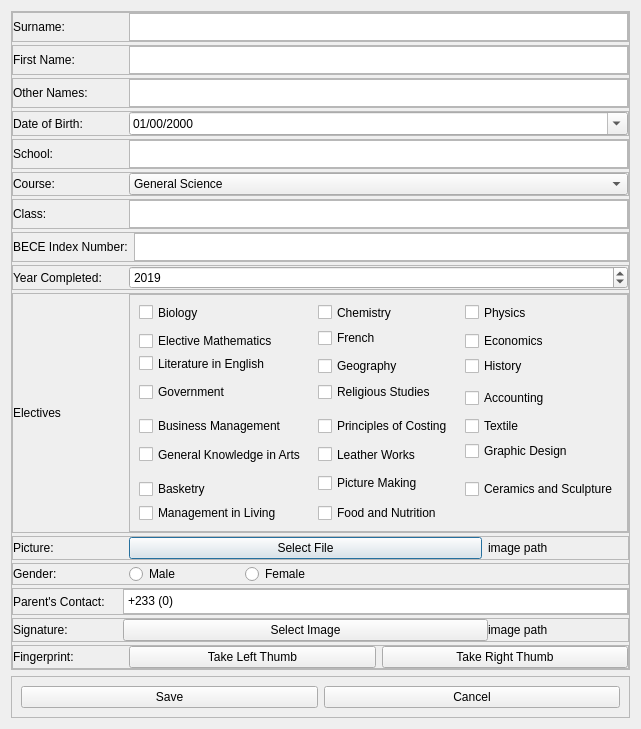
<?xml version="1.0" encoding="UTF-8"?>
<ui version="4.0">
 <class>Dialog</class>
 <widget class="QDialog" name="Dialog">
  <property name="geometry">
   <rect>
    <x>0</x>
    <y>0</y>
    <width>597</width>
    <height>729</height>
   </rect>
  </property>
  <property name="windowTitle">
   <string>Dialog</string>
  </property>
  <layout class="QVBoxLayout" name="verticalLayout">
   <item>
    <widget class="QFrame" name="frame">
     <property name="frameShape">
      <enum>QFrame::StyledPanel</enum>
     </property>
     <property name="frameShadow">
      <enum>QFrame::Raised</enum>
     </property>
     <layout class="QVBoxLayout" name="verticalLayout_2">
      <property name="spacing">
       <number>3</number>
      </property>
      <property name="leftMargin">
       <number>0</number>
      </property>
      <property name="topMargin">
       <number>0</number>
      </property>
      <property name="rightMargin">
       <number>0</number>
      </property>
      <property name="bottomMargin">
       <number>0</number>
      </property>
      <item>
       <widget class="QFrame" name="frame_19">
        <property name="maximumSize">
         <size>
          <width>16777215</width>
          <height>30</height>
         </size>
        </property>
        <property name="frameShape">
         <enum>QFrame::StyledPanel</enum>
        </property>
        <property name="frameShadow">
         <enum>QFrame::Raised</enum>
        </property>
        <layout class="QHBoxLayout" name="horizontalLayout">
         <property name="leftMargin">
          <number>0</number>
         </property>
         <property name="topMargin">
          <number>0</number>
         </property>
         <property name="rightMargin">
          <number>0</number>
         </property>
         <property name="bottomMargin">
          <number>0</number>
         </property>
         <item>
          <widget class="QLabel" name="label_11">
           <property name="minimumSize">
            <size>
             <width>110</width>
             <height>0</height>
            </size>
           </property>
           <property name="maximumSize">
            <size>
             <width>110</width>
             <height>16777215</height>
            </size>
           </property>
           <property name="text">
            <string>Surname:                   </string>
           </property>
          </widget>
         </item>
         <item>
          <widget class="QPlainTextEdit" name="plainTextEdit">
           <property name="maximumSize">
            <size>
             <width>16777215</width>
             <height>30</height>
            </size>
           </property>
          </widget>
         </item>
        </layout>
       </widget>
      </item>
      <item>
       <widget class="QFrame" name="frame_18">
        <property name="maximumSize">
         <size>
          <width>16777215</width>
          <height>30</height>
         </size>
        </property>
        <property name="frameShape">
         <enum>QFrame::StyledPanel</enum>
        </property>
        <property name="frameShadow">
         <enum>QFrame::Raised</enum>
        </property>
        <layout class="QHBoxLayout" name="horizontalLayout_2">
         <property name="leftMargin">
          <number>0</number>
         </property>
         <property name="topMargin">
          <number>0</number>
         </property>
         <property name="rightMargin">
          <number>0</number>
         </property>
         <property name="bottomMargin">
          <number>0</number>
         </property>
         <item>
          <widget class="QLabel" name="label_12">
           <property name="minimumSize">
            <size>
             <width>110</width>
             <height>0</height>
            </size>
           </property>
           <property name="maximumSize">
            <size>
             <width>110</width>
             <height>16777215</height>
            </size>
           </property>
           <property name="text">
            <string>First Name:                </string>
           </property>
          </widget>
         </item>
         <item>
          <widget class="QPlainTextEdit" name="plainTextEdit_2"/>
         </item>
        </layout>
       </widget>
      </item>
      <item>
       <widget class="QFrame" name="frame_17">
        <property name="maximumSize">
         <size>
          <width>16777215</width>
          <height>30</height>
         </size>
        </property>
        <property name="frameShape">
         <enum>QFrame::StyledPanel</enum>
        </property>
        <property name="frameShadow">
         <enum>QFrame::Raised</enum>
        </property>
        <layout class="QHBoxLayout" name="horizontalLayout_3">
         <property name="leftMargin">
          <number>0</number>
         </property>
         <property name="topMargin">
          <number>0</number>
         </property>
         <property name="rightMargin">
          <number>0</number>
         </property>
         <property name="bottomMargin">
          <number>0</number>
         </property>
         <item>
          <widget class="QLabel" name="label_13">
           <property name="minimumSize">
            <size>
             <width>110</width>
             <height>0</height>
            </size>
           </property>
           <property name="maximumSize">
            <size>
             <width>110</width>
             <height>16777215</height>
            </size>
           </property>
           <property name="text">
            <string>Other Names:            </string>
           </property>
          </widget>
         </item>
         <item>
          <widget class="QPlainTextEdit" name="plainTextEdit_3"/>
         </item>
        </layout>
       </widget>
      </item>
      <item>
       <widget class="QFrame" name="frame_16">
        <property name="maximumSize">
         <size>
          <width>16777215</width>
          <height>30</height>
         </size>
        </property>
        <property name="frameShape">
         <enum>QFrame::StyledPanel</enum>
        </property>
        <property name="frameShadow">
         <enum>QFrame::Raised</enum>
        </property>
        <layout class="QHBoxLayout" name="horizontalLayout_4">
         <property name="leftMargin">
          <number>0</number>
         </property>
         <property name="topMargin">
          <number>0</number>
         </property>
         <property name="rightMargin">
          <number>0</number>
         </property>
         <property name="bottomMargin">
          <number>0</number>
         </property>
         <item>
          <widget class="QLabel" name="label_14">
           <property name="minimumSize">
            <size>
             <width>110</width>
             <height>0</height>
            </size>
           </property>
           <property name="maximumSize">
            <size>
             <width>110</width>
             <height>16777215</height>
            </size>
           </property>
           <property name="text">
            <string>Date of Birth:</string>
           </property>
          </widget>
         </item>
         <item>
          <widget class="QDateEdit" name="dateEdit">
           <property name="maximumDate">
            <date>
             <year>2022</year>
             <month>12</month>
             <day>31</day>
            </date>
           </property>
           <property name="minimumDate">
            <date>
             <year>1900</year>
             <month>9</month>
             <day>14</day>
            </date>
           </property>
           <property name="displayFormat">
            <string>dd/mm/yyyy</string>
           </property>
           <property name="calendarPopup">
            <bool>true</bool>
           </property>
           <property name="currentSectionIndex">
            <number>0</number>
           </property>
           <property name="timeSpec">
            <enum>Qt::LocalTime</enum>
           </property>
          </widget>
         </item>
        </layout>
       </widget>
      </item>
      <item>
       <widget class="QFrame" name="frame_9">
        <property name="minimumSize">
         <size>
          <width>0</width>
          <height>30</height>
         </size>
        </property>
        <property name="maximumSize">
         <size>
          <width>16777215</width>
          <height>30</height>
         </size>
        </property>
        <property name="frameShape">
         <enum>QFrame::StyledPanel</enum>
        </property>
        <property name="frameShadow">
         <enum>QFrame::Raised</enum>
        </property>
        <layout class="QHBoxLayout" name="horizontalLayout_11">
         <property name="leftMargin">
          <number>0</number>
         </property>
         <property name="topMargin">
          <number>0</number>
         </property>
         <property name="rightMargin">
          <number>0</number>
         </property>
         <property name="bottomMargin">
          <number>0</number>
         </property>
         <item>
          <widget class="QLabel" name="label_3">
           <property name="minimumSize">
            <size>
             <width>110</width>
             <height>0</height>
            </size>
           </property>
           <property name="maximumSize">
            <size>
             <width>110</width>
             <height>16777215</height>
            </size>
           </property>
           <property name="text">
            <string>School:</string>
           </property>
          </widget>
         </item>
         <item>
          <widget class="QPlainTextEdit" name="plainTextEdit_6"/>
         </item>
        </layout>
       </widget>
      </item>
      <item>
       <widget class="QFrame" name="frame_15">
        <property name="frameShape">
         <enum>QFrame::StyledPanel</enum>
        </property>
        <property name="frameShadow">
         <enum>QFrame::Raised</enum>
        </property>
        <layout class="QHBoxLayout" name="horizontalLayout_5">
         <property name="leftMargin">
          <number>0</number>
         </property>
         <property name="topMargin">
          <number>0</number>
         </property>
         <property name="rightMargin">
          <number>0</number>
         </property>
         <property name="bottomMargin">
          <number>0</number>
         </property>
         <item>
          <widget class="QLabel" name="label_15">
           <property name="minimumSize">
            <size>
             <width>110</width>
             <height>0</height>
            </size>
           </property>
           <property name="maximumSize">
            <size>
             <width>110</width>
             <height>16777215</height>
            </size>
           </property>
           <property name="text">
            <string>Course:</string>
           </property>
          </widget>
         </item>
         <item>
          <widget class="QComboBox" name="comboBox">
           <item>
            <property name="text">
             <string>General Science</string>
            </property>
           </item>
           <item>
            <property name="text">
             <string>Business</string>
            </property>
           </item>
           <item>
            <property name="text">
             <string>Home Economics</string>
            </property>
           </item>
           <item>
            <property name="text">
             <string>General Arts</string>
            </property>
           </item>
           <item>
            <property name="text">
             <string>Visual Arts</string>
            </property>
           </item>
          </widget>
         </item>
        </layout>
       </widget>
      </item>
      <item>
       <widget class="QFrame" name="frame_14">
        <property name="maximumSize">
         <size>
          <width>16777215</width>
          <height>30</height>
         </size>
        </property>
        <property name="frameShape">
         <enum>QFrame::StyledPanel</enum>
        </property>
        <property name="frameShadow">
         <enum>QFrame::Raised</enum>
        </property>
        <layout class="QHBoxLayout" name="horizontalLayout_6">
         <property name="leftMargin">
          <number>0</number>
         </property>
         <property name="topMargin">
          <number>0</number>
         </property>
         <property name="rightMargin">
          <number>0</number>
         </property>
         <property name="bottomMargin">
          <number>0</number>
         </property>
         <item>
          <widget class="QLabel" name="label_16">
           <property name="minimumSize">
            <size>
             <width>110</width>
             <height>0</height>
            </size>
           </property>
           <property name="text">
            <string>Class:</string>
           </property>
          </widget>
         </item>
         <item>
          <widget class="QTextEdit" name="textEdit"/>
         </item>
        </layout>
       </widget>
      </item>
      <item>
       <widget class="QFrame" name="frame_13">
        <property name="maximumSize">
         <size>
          <width>16777215</width>
          <height>30</height>
         </size>
        </property>
        <property name="frameShape">
         <enum>QFrame::StyledPanel</enum>
        </property>
        <property name="frameShadow">
         <enum>QFrame::Raised</enum>
        </property>
        <layout class="QHBoxLayout" name="horizontalLayout_7">
         <property name="leftMargin">
          <number>0</number>
         </property>
         <property name="topMargin">
          <number>0</number>
         </property>
         <property name="rightMargin">
          <number>0</number>
         </property>
         <property name="bottomMargin">
          <number>0</number>
         </property>
         <item>
          <widget class="QLabel" name="label_17">
           <property name="minimumSize">
            <size>
             <width>110</width>
             <height>0</height>
            </size>
           </property>
           <property name="text">
            <string>BECE Index Number:</string>
           </property>
          </widget>
         </item>
         <item>
          <widget class="QPlainTextEdit" name="plainTextEdit_4">
           <property name="maximumSize">
            <size>
             <width>16777215</width>
             <height>30</height>
            </size>
           </property>
          </widget>
         </item>
        </layout>
       </widget>
      </item>
      <item>
       <widget class="QFrame" name="frame_12">
        <property name="maximumSize">
         <size>
          <width>16777215</width>
          <height>30</height>
         </size>
        </property>
        <property name="frameShape">
         <enum>QFrame::StyledPanel</enum>
        </property>
        <property name="frameShadow">
         <enum>QFrame::Raised</enum>
        </property>
        <layout class="QHBoxLayout" name="horizontalLayout_8">
         <property name="leftMargin">
          <number>0</number>
         </property>
         <property name="topMargin">
          <number>0</number>
         </property>
         <property name="rightMargin">
          <number>0</number>
         </property>
         <property name="bottomMargin">
          <number>0</number>
         </property>
         <item>
          <widget class="QLabel" name="label_18">
           <property name="minimumSize">
            <size>
             <width>110</width>
             <height>0</height>
            </size>
           </property>
           <property name="maximumSize">
            <size>
             <width>110</width>
             <height>16777215</height>
            </size>
           </property>
           <property name="text">
            <string>Year Completed:</string>
           </property>
          </widget>
         </item>
         <item>
          <widget class="QDateEdit" name="dateEdit_2">
           <property name="displayFormat">
            <string>yyyy</string>
           </property>
           <property name="date">
            <date>
             <year>2019</year>
             <month>1</month>
             <day>1</day>
            </date>
           </property>
          </widget>
         </item>
        </layout>
       </widget>
      </item>
      <item>
       <widget class="QFrame" name="frame_11">
        <property name="frameShape">
         <enum>QFrame::StyledPanel</enum>
        </property>
        <property name="frameShadow">
         <enum>QFrame::Raised</enum>
        </property>
        <layout class="QHBoxLayout" name="horizontalLayout_9">
         <property name="leftMargin">
          <number>0</number>
         </property>
         <property name="topMargin">
          <number>0</number>
         </property>
         <property name="rightMargin">
          <number>0</number>
         </property>
         <property name="bottomMargin">
          <number>0</number>
         </property>
         <item>
          <widget class="QLabel" name="label">
           <property name="minimumSize">
            <size>
             <width>110</width>
             <height>0</height>
            </size>
           </property>
           <property name="maximumSize">
            <size>
             <width>110</width>
             <height>16777215</height>
            </size>
           </property>
           <property name="text">
            <string>Electives</string>
           </property>
          </widget>
         </item>
         <item>
          <widget class="QFrame" name="frame_20">
           <property name="minimumSize">
            <size>
             <width>0</width>
             <height>150</height>
            </size>
           </property>
           <property name="frameShape">
            <enum>QFrame::StyledPanel</enum>
           </property>
           <property name="frameShadow">
            <enum>QFrame::Raised</enum>
           </property>
           <layout class="QGridLayout" name="gridLayout">
            <item row="8" column="4">
             <widget class="QCheckBox" name="checkBox_24">
              <property name="text">
               <string>Textile</string>
              </property>
             </widget>
            </item>
            <item row="3" column="2" rowspan="2">
             <widget class="QCheckBox" name="checkBox_5">
              <property name="text">
               <string>Geography</string>
              </property>
             </widget>
            </item>
            <item row="13" column="4">
             <widget class="QCheckBox" name="checkBox_12">
              <property name="text">
               <string>Ceramics and Sculpture</string>
              </property>
             </widget>
            </item>
            <item row="5" column="4" rowspan="3">
             <widget class="QCheckBox" name="checkBox_21">
              <property name="text">
               <string>Accounting</string>
              </property>
             </widget>
            </item>
            <item row="0" column="2">
             <widget class="QCheckBox" name="checkBox_2">
              <property name="text">
               <string>Chemistry</string>
              </property>
             </widget>
            </item>
            <item row="1" column="2" rowspan="2">
             <widget class="QCheckBox" name="checkBox_17">
              <property name="text">
               <string>French</string>
              </property>
             </widget>
            </item>
            <item row="5" column="0">
             <widget class="QCheckBox" name="checkBox_22">
              <property name="text">
               <string>Government</string>
              </property>
             </widget>
            </item>
            <item row="11" column="2" rowspan="3">
             <widget class="QCheckBox" name="checkBox_11">
              <property name="text">
               <string>Picture Making</string>
              </property>
             </widget>
            </item>
            <item row="14" column="2" rowspan="2" colspan="2">
             <widget class="QCheckBox" name="checkBox_14">
              <property name="text">
               <string>Food and Nutrition</string>
              </property>
             </widget>
            </item>
            <item row="3" column="0" colspan="2">
             <widget class="QCheckBox" name="checkBox_4">
              <property name="text">
               <string>Literature in English</string>
              </property>
             </widget>
            </item>
            <item row="5" column="2">
             <widget class="QCheckBox" name="checkBox_23">
              <property name="text">
               <string>Religious Studies</string>
              </property>
             </widget>
            </item>
            <item row="0" column="0" colspan="2">
             <widget class="QCheckBox" name="checkBox">
              <property name="text">
               <string>Biology</string>
              </property>
             </widget>
            </item>
            <item row="10" column="2">
             <widget class="QCheckBox" name="checkBox_20">
              <property name="text">
               <string>Leather Works</string>
              </property>
             </widget>
            </item>
            <item row="9" column="4" rowspan="2">
             <widget class="QCheckBox" name="checkBox_9">
              <property name="text">
               <string>Graphic Design</string>
              </property>
             </widget>
            </item>
            <item row="0" column="4">
             <widget class="QCheckBox" name="checkBox_3">
              <property name="text">
               <string>Physics</string>
              </property>
             </widget>
            </item>
            <item row="3" column="4" rowspan="2">
             <widget class="QCheckBox" name="checkBox_6">
              <property name="text">
               <string>History</string>
              </property>
             </widget>
            </item>
            <item row="13" column="0">
             <widget class="QCheckBox" name="checkBox_19">
              <property name="text">
               <string>Basketry</string>
              </property>
             </widget>
            </item>
            <item row="14" column="0" rowspan="2" colspan="2">
             <widget class="QCheckBox" name="checkBox_13">
              <property name="text">
               <string>Management in Living</string>
              </property>
             </widget>
            </item>
            <item row="7" column="2" rowspan="3">
             <widget class="QCheckBox" name="checkBox_8">
              <property name="text">
               <string>Principles of Costing</string>
              </property>
              <property name="tristate">
               <bool>false</bool>
              </property>
             </widget>
            </item>
            <item row="7" column="0" rowspan="3" colspan="2">
             <widget class="QCheckBox" name="checkBox_7">
              <property name="text">
               <string>Business Management</string>
              </property>
             </widget>
            </item>
            <item row="2" column="4">
             <widget class="QCheckBox" name="checkBox_18">
              <property name="text">
               <string>Economics</string>
              </property>
             </widget>
            </item>
            <item row="2" column="0">
             <widget class="QCheckBox" name="checkBox_16">
              <property name="text">
               <string>Elective Mathematics</string>
              </property>
             </widget>
            </item>
            <item row="10" column="0">
             <widget class="QCheckBox" name="checkBox_10">
              <property name="text">
               <string>General Knowledge in Arts</string>
              </property>
             </widget>
            </item>
           </layout>
          </widget>
         </item>
        </layout>
       </widget>
      </item>
      <item>
       <widget class="QFrame" name="frame_10">
        <property name="frameShape">
         <enum>QFrame::StyledPanel</enum>
        </property>
        <property name="frameShadow">
         <enum>QFrame::Raised</enum>
        </property>
        <layout class="QHBoxLayout" name="horizontalLayout_10">
         <property name="leftMargin">
          <number>0</number>
         </property>
         <property name="topMargin">
          <number>0</number>
         </property>
         <property name="rightMargin">
          <number>0</number>
         </property>
         <property name="bottomMargin">
          <number>0</number>
         </property>
         <item>
          <widget class="QLabel" name="label_2">
           <property name="minimumSize">
            <size>
             <width>110</width>
             <height>0</height>
            </size>
           </property>
           <property name="maximumSize">
            <size>
             <width>110</width>
             <height>16777215</height>
            </size>
           </property>
           <property name="text">
            <string>Picture:</string>
           </property>
          </widget>
         </item>
         <item>
          <widget class="QPushButton" name="pushButton">
           <property name="text">
            <string>Select File</string>
           </property>
          </widget>
         </item>
         <item>
          <widget class="QLabel" name="label_19">
           <property name="minimumSize">
            <size>
             <width>140</width>
             <height>0</height>
            </size>
           </property>
           <property name="maximumSize">
            <size>
             <width>140</width>
             <height>16777215</height>
            </size>
           </property>
           <property name="text">
            <string>image path</string>
           </property>
          </widget>
         </item>
        </layout>
       </widget>
      </item>
      <item>
       <widget class="QFrame" name="frame_8">
        <property name="frameShape">
         <enum>QFrame::StyledPanel</enum>
        </property>
        <property name="frameShadow">
         <enum>QFrame::Raised</enum>
        </property>
        <layout class="QHBoxLayout" name="horizontalLayout_12">
         <property name="leftMargin">
          <number>0</number>
         </property>
         <property name="topMargin">
          <number>0</number>
         </property>
         <property name="rightMargin">
          <number>0</number>
         </property>
         <property name="bottomMargin">
          <number>0</number>
         </property>
         <item>
          <widget class="QLabel" name="label_4">
           <property name="minimumSize">
            <size>
             <width>110</width>
             <height>0</height>
            </size>
           </property>
           <property name="maximumSize">
            <size>
             <width>110</width>
             <height>16777215</height>
            </size>
           </property>
           <property name="text">
            <string>Gender:</string>
           </property>
          </widget>
         </item>
         <item>
          <widget class="QRadioButton" name="radioButton">
           <property name="minimumSize">
            <size>
             <width>110</width>
             <height>0</height>
            </size>
           </property>
           <property name="maximumSize">
            <size>
             <width>110</width>
             <height>16777215</height>
            </size>
           </property>
           <property name="text">
            <string>Male</string>
           </property>
          </widget>
         </item>
         <item>
          <widget class="QRadioButton" name="radioButton_2">
           <property name="text">
            <string>Female</string>
           </property>
          </widget>
         </item>
        </layout>
       </widget>
      </item>
      <item>
       <widget class="QFrame" name="frame_7">
        <property name="maximumSize">
         <size>
          <width>16777215</width>
          <height>30</height>
         </size>
        </property>
        <property name="frameShape">
         <enum>QFrame::StyledPanel</enum>
        </property>
        <property name="frameShadow">
         <enum>QFrame::Raised</enum>
        </property>
        <layout class="QHBoxLayout" name="horizontalLayout_13">
         <property name="spacing">
          <number>0</number>
         </property>
         <property name="leftMargin">
          <number>0</number>
         </property>
         <property name="topMargin">
          <number>0</number>
         </property>
         <property name="rightMargin">
          <number>0</number>
         </property>
         <property name="bottomMargin">
          <number>0</number>
         </property>
         <item>
          <widget class="QLabel" name="label_5">
           <property name="minimumSize">
            <size>
             <width>110</width>
             <height>0</height>
            </size>
           </property>
           <property name="maximumSize">
            <size>
             <width>110</width>
             <height>16777215</height>
            </size>
           </property>
           <property name="text">
            <string>Parent's Contact:</string>
           </property>
          </widget>
         </item>
         <item>
          <widget class="QPlainTextEdit" name="plainTextEdit_5">
           <property name="minimumSize">
            <size>
             <width>0</width>
             <height>25</height>
            </size>
           </property>
           <property name="maximumSize">
            <size>
             <width>16777215</width>
             <height>25</height>
            </size>
           </property>
           <property name="plainText">
            <string>+233 (0) </string>
           </property>
          </widget>
         </item>
        </layout>
       </widget>
      </item>
      <item>
       <widget class="QFrame" name="frame_6">
        <property name="frameShape">
         <enum>QFrame::StyledPanel</enum>
        </property>
        <property name="frameShadow">
         <enum>QFrame::Raised</enum>
        </property>
        <layout class="QHBoxLayout" name="horizontalLayout_14">
         <property name="spacing">
          <number>0</number>
         </property>
         <property name="leftMargin">
          <number>0</number>
         </property>
         <property name="topMargin">
          <number>0</number>
         </property>
         <property name="rightMargin">
          <number>0</number>
         </property>
         <property name="bottomMargin">
          <number>0</number>
         </property>
         <item>
          <widget class="QLabel" name="label_6">
           <property name="minimumSize">
            <size>
             <width>110</width>
             <height>0</height>
            </size>
           </property>
           <property name="maximumSize">
            <size>
             <width>110</width>
             <height>16777215</height>
            </size>
           </property>
           <property name="text">
            <string>Signature:</string>
           </property>
          </widget>
         </item>
         <item>
          <widget class="QPushButton" name="pushButton_2">
           <property name="text">
            <string>Select Image</string>
           </property>
          </widget>
         </item>
         <item>
          <widget class="QLabel" name="label_20">
           <property name="minimumSize">
            <size>
             <width>140</width>
             <height>0</height>
            </size>
           </property>
           <property name="maximumSize">
            <size>
             <width>140</width>
             <height>16777215</height>
            </size>
           </property>
           <property name="text">
            <string>image path</string>
           </property>
          </widget>
         </item>
        </layout>
       </widget>
      </item>
      <item>
       <widget class="QFrame" name="frame_5">
        <property name="frameShape">
         <enum>QFrame::StyledPanel</enum>
        </property>
        <property name="frameShadow">
         <enum>QFrame::Raised</enum>
        </property>
        <layout class="QHBoxLayout" name="horizontalLayout_15">
         <property name="leftMargin">
          <number>0</number>
         </property>
         <property name="topMargin">
          <number>0</number>
         </property>
         <property name="rightMargin">
          <number>0</number>
         </property>
         <property name="bottomMargin">
          <number>0</number>
         </property>
         <item>
          <widget class="QLabel" name="label_7">
           <property name="minimumSize">
            <size>
             <width>110</width>
             <height>0</height>
            </size>
           </property>
           <property name="maximumSize">
            <size>
             <width>110</width>
             <height>16777215</height>
            </size>
           </property>
           <property name="text">
            <string>Fingerprint:</string>
           </property>
          </widget>
         </item>
         <item>
          <widget class="QPushButton" name="pushButton_3">
           <property name="text">
            <string>Take Left Thumb</string>
           </property>
          </widget>
         </item>
         <item>
          <widget class="QPushButton" name="pushButton_4">
           <property name="text">
            <string>Take Right Thumb</string>
           </property>
          </widget>
         </item>
        </layout>
       </widget>
      </item>
     </layout>
    </widget>
   </item>
   <item>
    <widget class="QFrame" name="frame_2">
     <property name="frameShape">
      <enum>QFrame::StyledPanel</enum>
     </property>
     <property name="frameShadow">
      <enum>QFrame::Raised</enum>
     </property>
     <layout class="QHBoxLayout" name="horizontalLayout_16">
      <item>
       <widget class="QPushButton" name="save">
        <property name="text">
         <string>Save</string>
        </property>
       </widget>
      </item>
      <item>
       <widget class="QPushButton" name="cancel">
        <property name="text">
         <string>Cancel</string>
        </property>
       </widget>
      </item>
     </layout>
    </widget>
   </item>
  </layout>
 </widget>
 <resources/>
 <connections/>
</ui>
